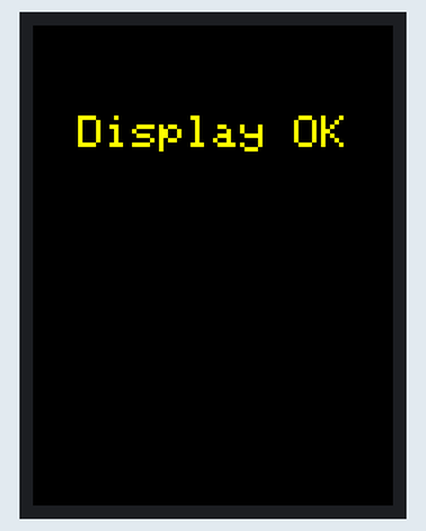
This sketch was run on a simulated Arduino Uno, built with avr-gcc and run on an emulated ATmega328P. Shown: 240×320 colour display.

Above: at 0.3 s.
At 1.38 s:
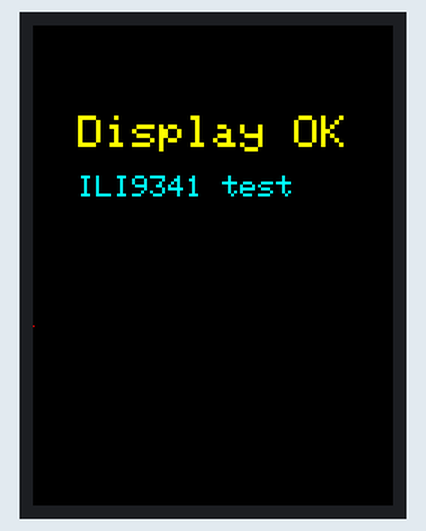
At 1.8 s:
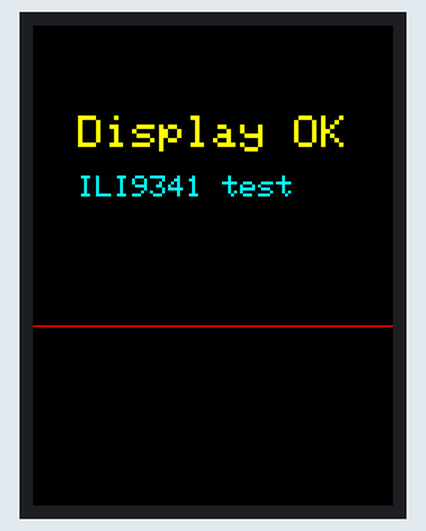

The sketch:

LCD_example.ino
```cpp
#include <Adafruit_GFX.h>
#include <Adafruit_ILI9341.h>

#define TFT_CS   10   // MEMCS pin on the display
#define TFT_DC   9    // D/C pin
#define TFT_RST  8    // RST pin

Adafruit_ILI9341 tft = Adafruit_ILI9341(TFT_CS, TFT_DC, TFT_RST);

void setup() {
  Serial.begin(115200);
  tft.begin();
  tft.fillScreen(ILI9341_BLACK);
  tft.setTextColor(ILI9341_YELLOW);
  tft.setTextSize(3);
  tft.setCursor(30, 60);
  tft.println("Display OK");
  delay(1000);
  tft.setTextColor(ILI9341_CYAN);
  tft.setTextSize(2);
  tft.setCursor(30, 100);
  tft.println("ILI9341 test");
}

void loop() {
  // simple animation to verify refresh
  for (int i = 0; i < tft.width(); i++) {
    tft.drawPixel(i, 200, ILI9341_RED);
    delay(2);
  }
}
```
